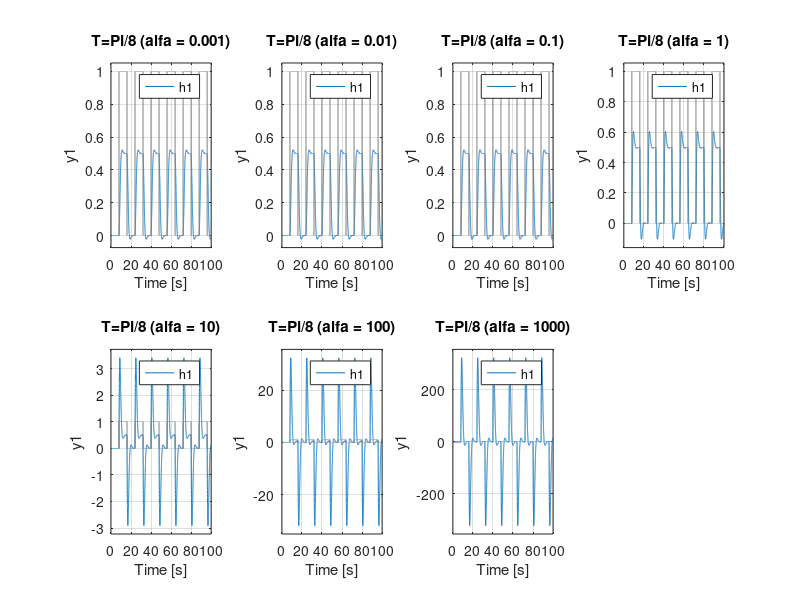
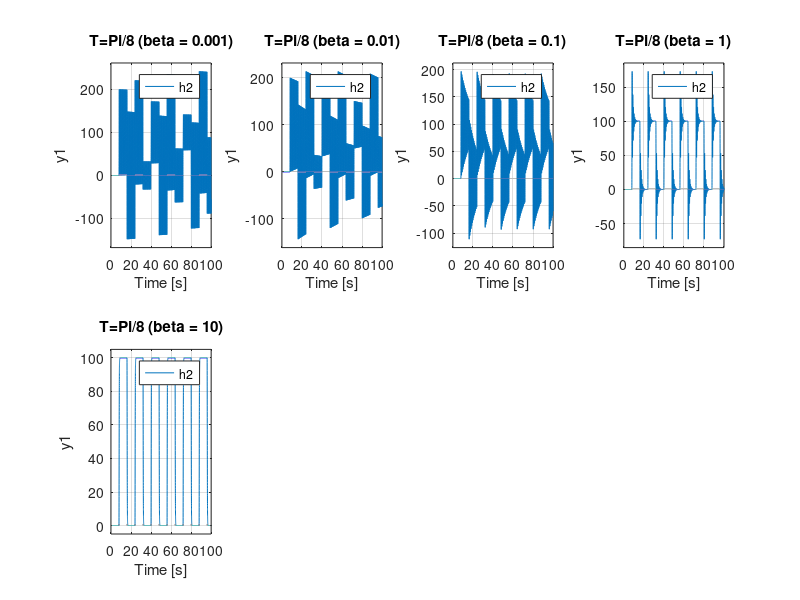

Write MATLAB code to recreate these figures, in order.
clear all;
close all;

a = [0.001 0.01 0.1 1 10 100 1000];
b = [0.001 0.01 0.1 1 10];
[u,t] =  gensig('square',16,100,0.01);

figure;
for idx = 1:numel(a) 
    alpha = a(idx);
    h1 = tf([0 alpha 1], [1 2 2]);
    subplot(2,4,idx);
    lsim(h1,u,t); hold on;
    title(['T=Pi/8 (alfa = ' ,num2str(alpha), ')']);
end

figure
for idx = 1:numel(b) 
    beta = b(idx);
    h2 = tf([0 1 10000], [1 2*beta 100]);
    subplot(2,4,idx);
    lsim(h2,u,t); hold on;
    title(['T=Pi/8 (beta = ' ,num2str(beta), ')']);    
end       